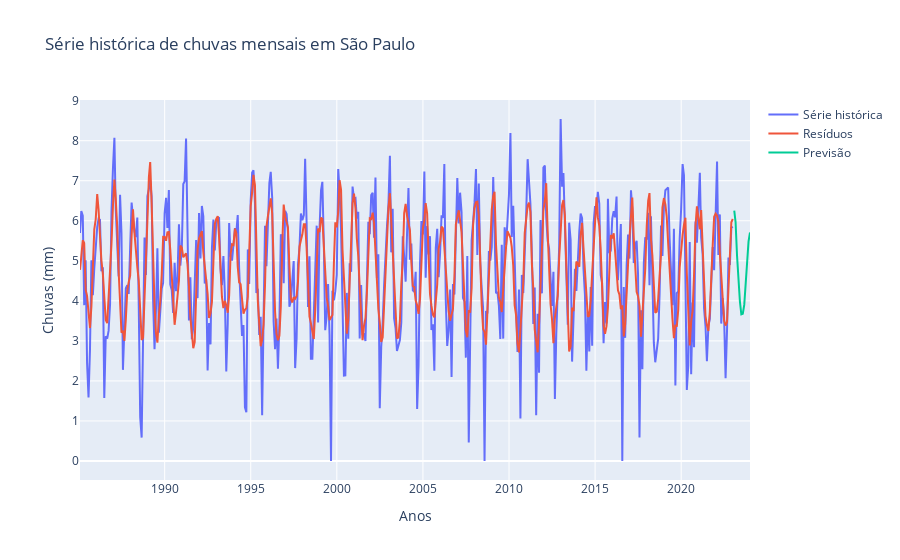

Write notebook code for a chart like this one.
### Markdown cell above
Previsão

### Code cell
resultado.fittedvalues
previsao = resultado.forecast(steps=12)

fig = go.Figure()
fig.add_trace(go.Scatter(x=serie_n.index, y=serie_n.values,
                    mode='lines',
                    name='Série histórica'))
fig.add_trace(go.Scatter(x=serie_n.index, y=_,
                    mode='lines',
                    name='Resíduos'))
fig.add_trace(go.Scatter(x=previsao.index, y=previsao,
                    mode='lines',
                    name='Previsão'))
fig.update_layout(title='Série histórica de chuvas mensais em São Paulo',
                    xaxis_title='Anos',
                    yaxis_title='Chuvas (mm)')
fig.show()

### Figure 1 — Plotly figure (JSON) as saved in the notebook; plotly's stock layout.template omitted (floating-point values rounded to 4 significant figures; data arrays with more than 128 entries replaced by an {"elided": "..."} marker saying what was removed)
{"data": [{"mode": "lines", "name": "Série histórica", "type": "scatter", "x": {"elided": "456 str values"}, "y": {"elided": "456 float values"}}, {"mode": "lines", "name": "Resíduos", "type": "scatter", "x": {"elided": "456 str values"}, "y": {"elided": "456 float values"}}, {"mode": "lines", "name": "Previsão", "type": "scatter", "x": ["2023-01-31T00:00:00", "2023-02-28T00:00:00", "2023-03-31T00:00:00", "2023-04-30T00:00:00", "2023-05-31T00:00:00", "2023-06-30T00:00:00", "2023-07-31T00:00:00", "2023-08-31T00:00:00", "2023-09-30T00:00:00", "2023-10-31T00:00:00", "2023-11-30T00:00:00", "2023-12-31T00:00:00"], "y": [6.255, 5.967, 5.128, 4.381, 3.983, 3.664, 3.679, 3.899, 4.429, 5.029, 5.484, 5.707]}], "layout": {"title": {"text": "Série histórica de chuvas mensais em São Paulo"}, "xaxis": {"title": {"text": "Anos"}}, "yaxis": {"title": {"text": "Chuvas (mm)"}}}}
